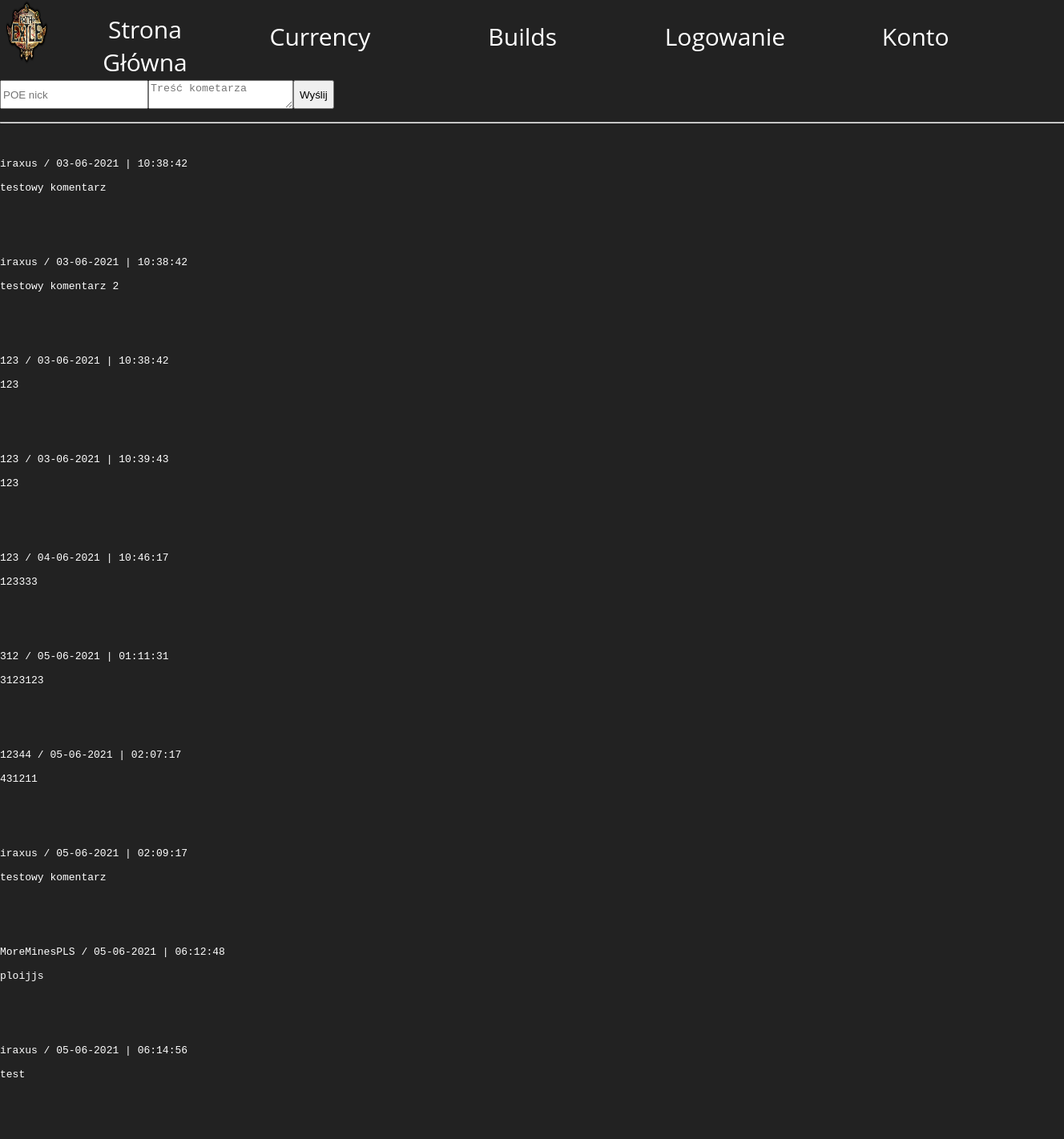
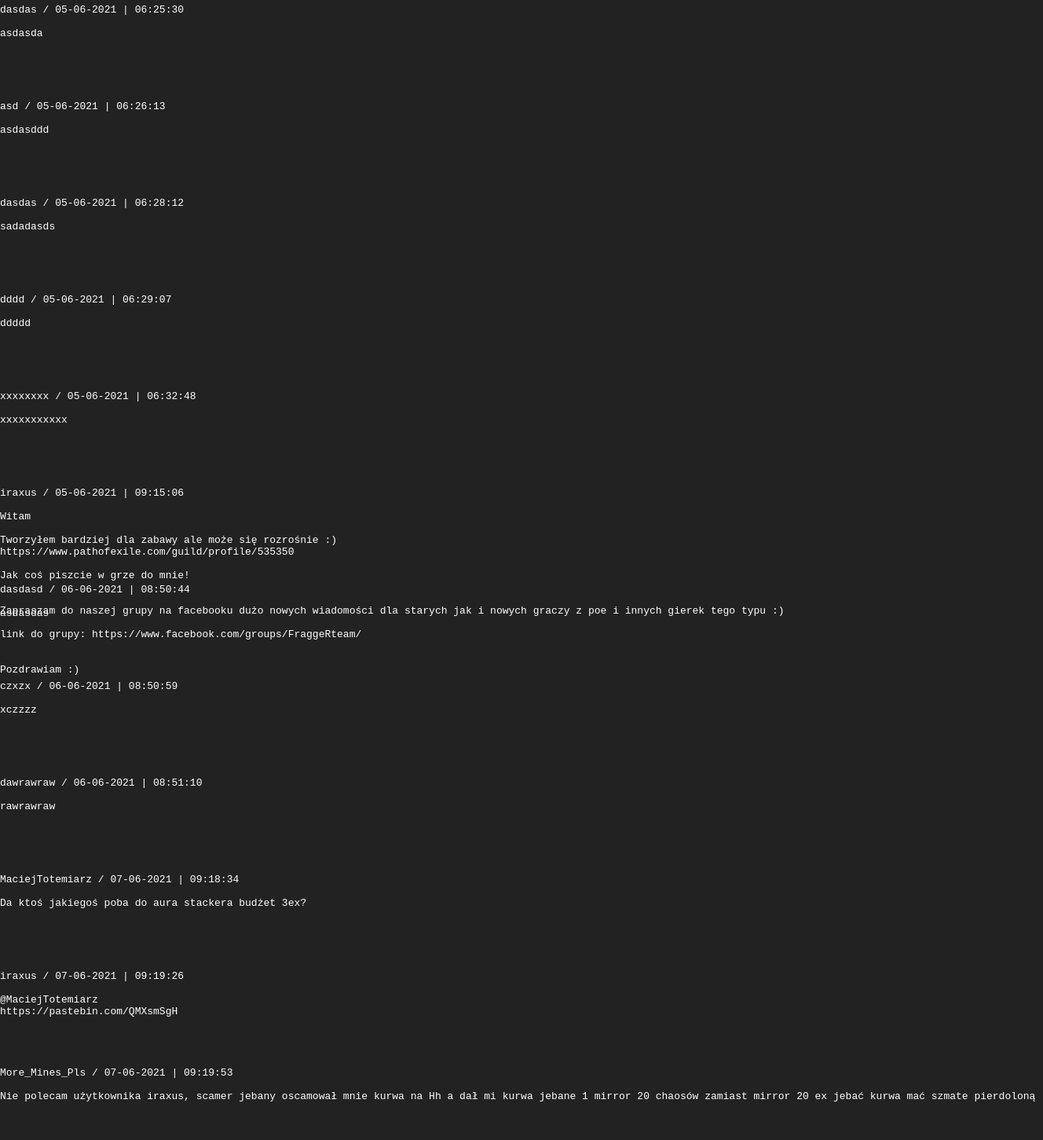
/forum.php, run on the app's committed database (2 pictures, top to bottom).
### tables this page shows
CREATE TABLE `komentarze` (
  `id` int(11) NOT NULL,
  `tresc` text NOT NULL,
  `autor` text NOT NULL,
  `data` text NOT NULL
);

### forum.php (the view, shortened to what this page needs)
<html>
<head>
    <link rel="stylesheet" href="css/plik.css">
    <link rel="stylesheet" href="css/plik2.css">
</head>
<body>
    <?php require_once("top.php");?>
    <body>
        <form action="wyslij.php" method="post">
            <input type="text" name="autor" placeholder="POE nick"/> <br/>
            <textarea name="tresc" placeholder="Treść kometarza"></textarea><br/>
            <input type="submit" value="Wyślij"/>
        </form>
        <hr/>
        <?php
            try{
                require_once("dbconnect2.php");
                if($polaczenie->connect_errno != 0){
                    throw new Exception(mysqli_connect_error());
                }
                else{
                    mysqli_query($polaczenie, "SET CHARSET utf8");
                    mysqli_query($polaczenie, "SET NAMES 'utf8' COLLATE 'utf8_polish_ci'");
                    $sprawdz = $polaczenie->query("SELECT * FROM komentarze");
                    if($sprawdz->num_rows > 0){
                        $num = $sprawdz->num_rows+1;
                        for($i = 1; $i < $num; $i ++){
                            if($komentarz = $sprawdz = $polaczenie->query("SELECT * FROM komentarze WHERE id='$i'")){
                                $wiersz = $komentarz->fetch_assoc();
                                echo
                                '<pre>
                                <span style="color:white">
                                <div class="komentarz">'.
                                $wiersz['autor'].' / '.
                                $wiersz['data'].'
                                <br/>'.$wiersz['tresc'].'
                                </pre>
                                </span>
                                </div>';
                            }
                        }
                    }
                }
            }
            catch(Excample $error){
                echo "ERROR!";
            }
        ?>
    </body>
</html>

### top.php (shortened to what this page needs)
<head>
    <link rel="stylesheet" href="css/plik.css">
    <link rel="stylesheet" href="css/plik2.css">
</head>
<div class="top1">
            <div class="upleft" style=" width: 5%;"><img src="images/Path_of_Exile_Logo.png" class="image" style=" width: 63px; height:80px"></div>
            <div class="upleft"><form method="get" action="index.php" class="but2"><button type="submit" class="but1" style="text-align: center;width: 124px;height: 60px;font-size: 30px;font-family: Open Sans;">Strona Główna</button></form></div>
            <div class="upright">
                <div class="upright2">
                    <form method="get" action="currency.php" class="but2"><button type="submit" class="but1" style="text-align: center;width: 74px;height: 60px;font-size: 30px;font-family: Open Sans;">Currency</button></form><span style="width: 15px;height: 32px"></span>
                    <form method="get" action="builds.php" class="but2"><button type="submit" class="but1" style="text-align: center;width: 74px;height: 60px;font-size: 30px;font-family: Open Sans;">Builds</button></form><span style="width: 15px;height: 32px"></span>
                    <?php
                    if(isset($_SESSION["zalogowany"])&&$_SESSION["zalogowany"]==TRUE){
                        echo '<form method="get" action="logout.php" class="but2"><button type="submit" class="but1" style="text-align: center;width: 74px;height: 60px;font-size: 30px;font-family: Open Sans;">Wyloguj</button></form>';
                        echo '<form method="get" action="forum.php" class="but2"><button type="submit" class="but1" style="text-align: center;width: 74px;height: 60px;font-size: 30px;font-family: Open Sans;">Forum</button></form>';
                    }else{
                        echo '<form method="get" action="index2.php" class="but2"><button type="submit" class="but1" style="text-align: center;width: 74px;height: 60px;font-size: 30px;font-family: Open Sans;">Logowanie</button></form>';
                    }
                    ?>
                    <form method="get" action="SessionCheck.php" class="but2"><button type="submit" class="but1" style="text-align: center;width: 74px;height: 60px;font-size: 30px;font-family: Open Sans;">Konto</button></form><span style="width: 15px;height: 32px"></span>
                </div>
            </div>
        </div>

### css/plik.css (style rules this page uses)
body { margin: 0px; }
.top1 { height: 10vh; width: 100%; top: 0px; z-index: 2; display: flex; }
.upleft { float: left; width: 15%; height: 100%; background-color:#222; display: flex; }
.upright { float: right; width: 75%; display: flex; height: 100%; }
.upright2 { width: 100%; height: 100%; display: flex; justify-content: flex-end; background-color:#222; }
.but1 { padding-left: 4px; padding-right: 4px; margin-top: 15px; color: white; background-color: rgb(34, 34, 34); border: 0px; cursor: pointer; display: center; justify-content: flex-end; max-width: 250px; width: 200px; flex-grow: 1; }
.but2 { display: flex; flex-grow: 1; width: 120px; margin-left: 30px; }
.image { top: 0; z-index: 1; margin-left: auto; margin-right: auto; justify-content: center; display: flex; flex-grow: 1; max-width: 1920px; }
div { background-color: #222; }
form { display: flex; }

### css/plik2.css (style rules this page uses)
body { margin: 0px; background-color: #222; }
div { height: 10%; width: 100px; background-color: #222; }
form { display: flex; }
.top1 { height: 10%; min-height: 100px; }

### data on the page
komentarze: autor "iraxus", data "03-06-2021 | 10:38:42", tresc "testowy komentarz"
komentarze: autor "iraxus", data "03-06-2021 | 10:38:42", tresc "testowy komentarz 2"
komentarze: autor "123", data "03-06-2021 | 10:38:42", tresc "123"
komentarze: autor "123", data "03-06-2021 | 10:39:43", tresc "123"
komentarze: autor "123", data "04-06-2021 | 10:46:17", tresc "123333"
komentarze: autor "312", data "05-06-2021 | 01:11:31", tresc "3123123"
komentarze: autor "12344", data "05-06-2021 | 02:07:17", tresc "431211"
komentarze: autor "iraxus", data "05-06-2021 | 02:09:17", tresc "testowy komentarz"
komentarze: autor "MoreMinesPLS", data "05-06-2021 | 06:12:48", tresc "ploijjs"
komentarze: autor "iraxus", data "05-06-2021 | 06:14:56", tresc "test"
komentarze: autor "dasdas", data "05-06-2021 | 06:25:30", tresc "asdasda"
komentarze: autor "asd", data "05-06-2021 | 06:26:13", tresc "asdasddd"
komentarze: autor "dasdas", data "05-06-2021 | 06:28:12", tresc "sadadasds"
komentarze: autor "dddd", data "05-06-2021 | 06:29:07", tresc "ddddd"
komentarze: autor "xxxxxxxx", data "05-06-2021 | 06:32:48", tresc "xxxxxxxxxxx"
komentarze: autor "iraxus", data "05-06-2021 | 09:15:06", tresc "Witam Tworzyłem bardziej dla zabawy ale może się rozrośnie :) https://www.pathofexile.com/guild/profile/535350 Jak coś piszcie w grze do mnie! Zapraszam do naszej grupy na facebooku dużo nowych wiadomości dla starych jak i nowych graczy z poe i innych gierek tego typu :) link do grupy: https://www.facebook.com/groups/FraggeRteam/ Pozdrawiam :)"
komentarze: autor "dasdasd", data "06-06-2021 | 08:50:44", tresc "asdasdas"
komentarze: autor "czxzx", data "06-06-2021 | 08:50:59", tresc "xczzzz"
komentarze: autor "dawrawraw", data "06-06-2021 | 08:51:10", tresc "rawrawraw"
komentarze: autor "MaciejTotemiarz", data "07-06-2021 | 09:18:34", tresc "Da ktoś jakiegoś poba do aura stackera budżet 3ex?"
komentarze: autor "iraxus", data "07-06-2021 | 09:19:26", tresc "@MaciejTotemiarz https://pastebin.com/QMXsmSgH"
komentarze: autor "More_Mines_Pls", data "07-06-2021 | 09:19:53", tresc "Nie polecam użytkownika iraxus, scamer jebany oscamował mnie kurwa na Hh a dał mi kurwa jebane 1 mirror 20 chaosów zamiast mirror 20 ex jebać kurwa mać szmate pierdoloną"
